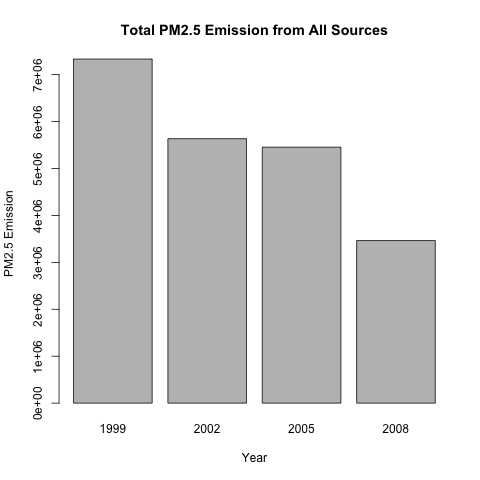

Write R code to recreate this figure.
source("load_data.R")

plot1 <- function(){
    ## aggregate by sum the total emissions per year
    aggregateTotalsByYear <- aggregate(Emissions ~ year, data = NEI, sum)
    
    ## barplot
    barplot(
        aggregateTotalsByYear$Emissions,
        names.arg = aggregateTotalsByYear$year,
        xlab      = "Year",
        ylab      = "PM2.5 Emission",
        main      = "Total PM2.5 Emission from All Sources"
    )
    
    ## create PNG device
    dev.copy(png, file = "plot1.png", width = 480, height = 480)
    dev.off()
}

plot1()